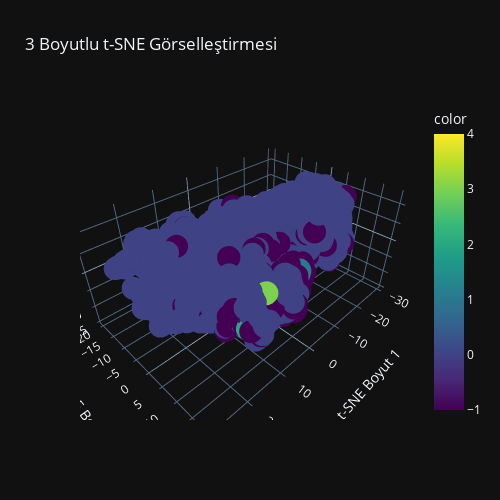

Notebook cell for this chart:
### Code cell
# DataFrame
df_tsne = pd.DataFrame({
    'tsne1': X_tsne[:, 0],
    'tsne2': X_tsne[:, 1],
    'tsne3': X_tsne[:, 2],
    'label': y_train
})

# Etkileşimli 3B scatter plot
fig = px.scatter_3d(df_tsne, x='tsne1', y='tsne2', z='tsne3',
                    color=clusters,
                    title='3 Boyutlu t-SNE Görselleştirmesi',
                    labels={'tsne1': 't-SNE Boyut 1',
                            'tsne2': 't-SNE Boyut 2',
                            'tsne3': 't-SNE Boyut 3'},
                    color_continuous_scale='viridis')

fig.update_layout(
    width=500,  # piksel cinsinden genişlik
    height=500, # piksel cinsinden yükseklik
    autosize=False  # otomatik boyutlandırmayı kapat
)


fig.show()

### Figure 1 — Plotly figure (JSON) as saved in the notebook; plotly's stock layout.template omitted (floating-point values rounded to 4 significant figures; data arrays with more than 128 entries replaced by an {"elided": "..."} marker saying what was removed)
{"data": [{"hovertemplate": "t-SNE Boyut 1=%{x}<br>t-SNE Boyut 2=%{y}<br>t-SNE Boyut 3=%{z}<br>color=%{marker.color}<extra></extra>", "legendgroup": "", "marker": {"color": {"elided": "6348 int values"}, "coloraxis": "coloraxis", "symbol": "circle"}, "mode": "markers", "name": "", "scene": "scene", "showlegend": false, "x": {"elided": "6348 float values"}, "y": {"elided": "6348 float values"}, "z": {"elided": "6348 float values"}, "type": "scatter3d"}], "layout": {"scene": {"domain": {"x": [0.0, 1.0], "y": [0.0, 1.0]}, "xaxis": {"title": {"text": "t-SNE Boyut 1"}}, "yaxis": {"title": {"text": "t-SNE Boyut 2"}}, "zaxis": {"title": {"text": "t-SNE Boyut 3"}}}, "coloraxis": {"colorbar": {"title": {"text": "color"}}, "colorscale": [[0.0, "#440154"], [0.1111, "#482878"], [0.2222, "#3e4989"], [0.3333, "#31688e"], [0.4444, "#26828e"], [0.5556, "#1f9e89"], [0.6667, "#35b779"], [0.7778, "#6ece58"], [0.8889, "#b5de2b"], [1.0, "#fde725"]]}, "legend": {"tracegroupgap": 0}, "title": {"text": "3 Boyutlu t-SNE Görselleştirmesi"}, "width": 500, "height": 500, "autosize": false}}
